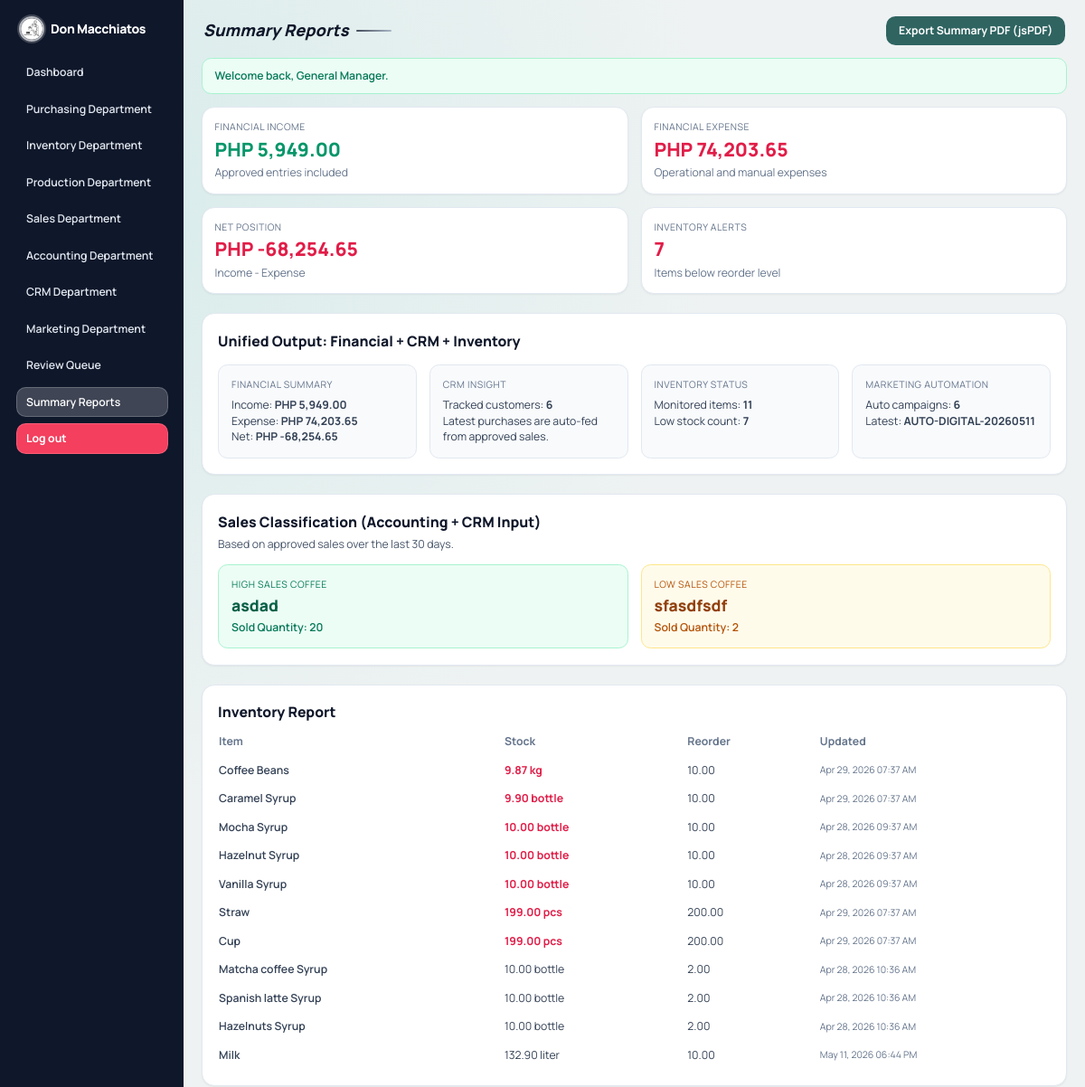
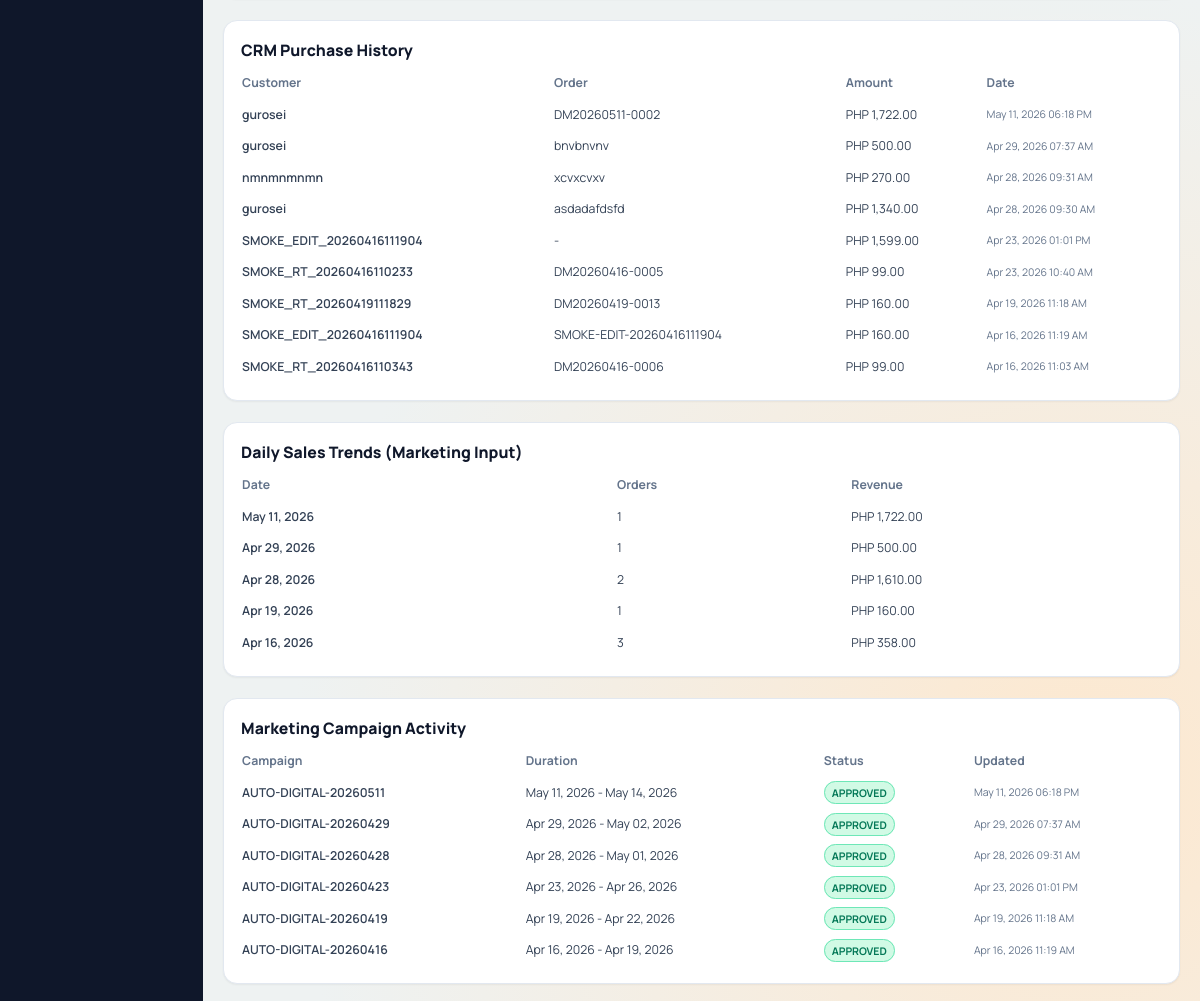
/reports.php (signed in), run on the app's committed database (2 pictures, top to bottom).
### tables this page shows
CREATE TABLE `marketing_campaigns` (
  `id` int(10) UNSIGNED NOT NULL,
  `campaign_name` varchar(160) NOT NULL,
  `trend_notes` text NOT NULL,
  `promotion_plan` text NOT NULL,
  `start_date` date NOT NULL,
  `end_date` date NOT NULL,
  `status` enum('pending','approved','rejected') NOT NULL DEFAULT 'pending',
  `submitted_by` int(10) UNSIGNED DEFAULT NULL,
  `approved_by` int(10) UNSIGNED DEFAULT NULL,
  `approval_note` text DEFAULT NULL,
  `approved_at` datetime DEFAULT NULL,
  `created_at` datetime NOT NULL DEFAULT current_timestamp(),
  `updated_at` datetime NOT NULL DEFAULT current_timestamp() ON UPDATE current_timestamp()
);

CREATE TABLE `inventory_items` (
  `id` int(10) UNSIGNED NOT NULL,
  `item_name` varchar(120) NOT NULL,
  `unit` varchar(30) NOT NULL,
  `stock_qty` decimal(12,2) NOT NULL DEFAULT 0.00,
  `reorder_level` decimal(12,2) NOT NULL DEFAULT 0.00,
  `per_cup_qty` decimal(12,2) NOT NULL DEFAULT 1.00,
  `per_straw_qty` decimal(12,2) NOT NULL DEFAULT 1.00,
  `notes` text DEFAULT NULL,
  `status` enum('pending','approved','rejected') NOT NULL DEFAULT 'pending',
  `submitted_by` int(10) UNSIGNED DEFAULT NULL,
  `approved_by` int(10) UNSIGNED DEFAULT NULL,
  `approval_note` text DEFAULT NULL,
  `approved_at` datetime DEFAULT NULL,
  `created_at` datetime NOT NULL DEFAULT current_timestamp(),
  `updated_at` datetime NOT NULL DEFAULT current_timestamp() ON UPDATE current_timestamp()
);

CREATE TABLE `crm_purchase_history` (
  `id` int(10) UNSIGNED NOT NULL,
  `profile_id` int(10) UNSIGNED NOT NULL,
  `sales_order_id` int(10) UNSIGNED DEFAULT NULL,
  `amount` decimal(12,2) NOT NULL,
  `purchased_at` datetime NOT NULL DEFAULT current_timestamp()
);

CREATE TABLE `crm_profiles` (
  `id` int(10) UNSIGNED NOT NULL,
  `customer_name` varchar(120) NOT NULL,
  `customer_tin` varchar(30) DEFAULT NULL,
  `contact_no` varchar(60) DEFAULT NULL,
  `preferences` text DEFAULT NULL,
  `last_purchase_at` datetime DEFAULT NULL,
  `purchase_count` int(10) UNSIGNED NOT NULL DEFAULT 0,
  `total_spent` decimal(12,2) NOT NULL DEFAULT 0.00,
  `status` enum('pending','approved','rejected') NOT NULL DEFAULT 'pending',
  `submitted_by` int(10) UNSIGNED DEFAULT NULL,
  `approved_by` int(10) UNSIGNED DEFAULT NULL,
  `approval_note` text DEFAULT NULL,
  `approved_at` datetime DEFAULT NULL,
  `created_at` datetime NOT NULL DEFAULT current_timestamp(),
  `updated_at` datetime NOT NULL DEFAULT current_timestamp() ON UPDATE current_timestamp()
);

CREATE TABLE `sales_orders` (
  `id` int(10) UNSIGNED NOT NULL,
  `order_code` varchar(40) NOT NULL,
  `customer_name` varchar(120) NOT NULL,
  `customer_tin` varchar(30) DEFAULT NULL,
  `beverage_name` varchar(120) NOT NULL,
  `quantity` int(10) UNSIGNED NOT NULL,
  `unit_price` decimal(12,2) NOT NULL,
  `payment_method` enum('cash','card','digital') NOT NULL DEFAULT 'cash',
  `payment_reference` varchar(120) DEFAULT NULL,
  `payment_status` enum('paid','pending','failed') NOT NULL DEFAULT 'paid',
  `receipt_no` varchar(60) DEFAULT NULL,
  `paid_at` datetime DEFAULT NULL,
  `inventory_item_id` int(10) UNSIGNED DEFAULT NULL,
  `ingredient_item_ids` text DEFAULT NULL,
  `stock_deduct_qty` decimal(12,2) NOT NULL DEFAULT 0.00,
  `per_cup_qty` decimal(12,2) NOT NULL DEFAULT 1.00,
  `per_straw_qty` decimal(12,2) NOT NULL DEFAULT 1.00,
  `total_amount` decimal(12,2) NOT NULL DEFAULT 0.00,
  `notes` text DEFAULT NULL,
  `status` enum('pending','approved','rejected') NOT NULL DEFAULT 'pending',
  `submitted_by` int(10) UNSIGNED DEFAULT NULL,
  `approved_by` int(10) UNSIGNED DEFAULT NULL,
  `approval_note` text DEFAULT NULL,
  `approved_at` datetime DEFAULT NULL,
  `created_at` datetime NOT NULL DEFAULT current_timestamp(),
  `updated_at` datetime NOT NULL DEFAULT current_timestamp() ON UPDATE current_timestamp()
);

### reports.php (the view, shortened to what the rows shown need)
<?php
$pdo = db();
$inventoryRows = $pdo->query("SELECT item_name, stock_qty, reorder_level, unit, updated_at
    FROM inventory_items
    WHERE status = 'approved'
    ORDER BY (stock_qty <= reorder_level) DESC, stock_qty ASC")
    ->fetchAll();
$crmHistory = $pdo->query("SELECT c.customer_name, h.amount, h.purchased_at, s.order_code
    FROM crm_purchase_history h
    LEFT JOIN crm_profiles c ON c.id = h.profile_id
    LEFT JOIN sales_orders s ON s.id = h.sales_order_id
    ORDER BY h.purchased_at DESC
    LIMIT 12")
    ->fetchAll();
$marketingCampaigns = $pdo->query("SELECT campaign_name, start_date, end_date, status, updated_at
    FROM marketing_campaigns
    ORDER BY updated_at DESC
    LIMIT 12")
    ->fetchAll();
$latestAutomatedCampaign = $pdo->query("SELECT campaign_name, updated_at, approval_note
    FROM marketing_campaigns
    WHERE campaign_name LIKE 'AUTO-DIGITAL-%'
    ORDER BY updated_at DESC
    LIMIT 1")
    ->fetch() ?: null;
require_once __DIR__ . '/includes/layout_top.php';
?>
<section class="mt-6 rounded-2xl border border-slate-200 bg-white p-5 shadow-sm">
    <div class="mt-4 grid gap-4 md:grid-cols-4">
        <div class="rounded-xl border border-slate-200 bg-slate-50 p-4">
            <p class="text-sm text-slate-700">Latest: <span class="font-bold"><?= e((string) ($latestAutomatedCampaign['campaign_name'] ?? 'N/A')) ?></span></p>
        </div>
    </div>
</section>
<section class="mt-6 grid gap-6 xl:grid-cols-2">
    <article class="rounded-2xl border border-slate-200 bg-white p-5 shadow-sm">
        <div class="table-scroll mt-3">
            <table class="stack-table w-full min-w-[680px] text-sm">
                <thead>
                <tr class="text-left text-slate-500">
                    <th class="pb-2 pr-4" data-priority="high">Item</th>
                    <th class="pb-2 pr-4" data-priority="high">Stock</th>
                    <th class="pb-2 pr-4" data-priority="low">Reorder</th>
                    <th class="pb-2" data-priority="low">Updated</th>
                </tr>
                </thead>
                <tbody class="text-slate-700">
                <?php if ($inventoryRows): ?>
                    <?php foreach ($inventoryRows as $row): ?>
                        <?php $isLow = (float) $row['stock_qty'] <= (float) $row['reorder_level']; ?>
                        <tr class="border-t border-slate-100">
                            <td class="py-2 pr-4 font-semibold"><?= e($row['item_name']) ?></td>
                            <td class="py-2 pr-4 <?= $isLow ? 'text-rose-600 font-bold' : '' ?>"><?= e(number_format((float) $row['stock_qty'], 2)) ?> <?= e($row['unit']) ?></td>
                            <td class="py-2 pr-4"><?= e(number_format((float) $row['reorder_level'], 2)) ?></td>
                            <td class="py-2 text-xs text-slate-500"><?= e(format_table_value('updated_at', $row['updated_at'])) ?></td>
                        </tr>
                    <?php endforeach; ?>
                <?php else: ?>
                    <tr><td colspan="4" class="py-4 text-center text-slate-500">No approved inventory records yet.</td></tr>
                <?php endif; ?>
                </tbody>
            </table>
        </div>
    </article>
    <article class="rounded-2xl border border-slate-200 bg-white p-5 shadow-sm">
        <div class="table-scroll mt-3">
            <table class="stack-table w-full min-w-[680px] text-sm">
                <thead>
                <tr class="text-left text-slate-500">
                    <th class="pb-2 pr-4" data-priority="high">Customer</th>
                    <th class="pb-2 pr-4" data-priority="medium">Order</th>
                    <th class="pb-2 pr-4" data-priority="high">Amount</th>
                    <th class="pb-2" data-priority="low">Date</th>
                </tr>
                </thead>
                <tbody class="text-slate-700">
                <?php if ($crmHistory): ?>
                    <?php foreach ($crmHistory as $history): ?>
                        <tr class="border-t border-slate-100">
                            <td class="py-2 pr-4 font-semibold"><?= e($history['customer_name'] ?? '-') ?></td>
                            <td class="py-2 pr-4"><?= e($history['order_code'] ?? '-') ?></td>
                            <td class="py-2 pr-4"><?= e(format_money((float) ($history['amount'] ?? 0))) ?></td>
                            <td class="py-2 text-xs text-slate-500"><?= e(format_table_value('updated_at', $history['purchased_at'] ?? null)) ?></td>
                        </tr>
                    <?php endforeach; ?>
                <?php else: ?>
                    <tr><td colspan="4" class="py-4 text-center text-slate-500">No CRM purchase history yet.</td></tr>
                <?php endif; ?>
                </tbody>
            </table>
        </div>
    </article>
</section>
<section class="mt-6 grid gap-6 xl:grid-cols-2">
    <article class="rounded-2xl border border-slate-200 bg-white p-5 shadow-sm">
        <div class="table-scroll mt-3">
            <table class="stack-table w-full min-w-[560px] text-sm">
                <thead>
                <tr class="text-left text-slate-500">
                    <th class="pb-2 pr-4" data-priority="high">Date</th>
                    <th class="pb-2 pr-4" data-priority="high">Orders</th>
                    <th class="pb-2" data-priority="high">Revenue</th>
                </tr>
                </thead>
            </table>
        </div>
    </article>
    <article class="rounded-2xl border border-slate-200 bg-white p-5 shadow-sm">
        <div class="table-scroll mt-3">
            <table class="stack-table w-full min-w-[760px] text-sm">
                <thead>
                <tr class="text-left text-slate-500">
                    <th class="pb-2 pr-4" data-priority="high">Campaign</th>
                    <th class="pb-2 pr-4" data-priority="medium">Duration</th>
                    <th class="pb-2 pr-4" data-priority="high">Status</th>
                    <th class="pb-2" data-priority="low">Updated</th>
                </tr>
                </thead>
                <tbody class="text-slate-700">
                <?php if ($marketingCampaigns): ?>
                    <?php foreach ($marketingCampaigns as $campaign): ?>
                        <tr class="border-t border-slate-100">
                            <td class="py-2 pr-4 font-semibold"><?= e($campaign['campaign_name']) ?></td>
                            <td class="py-2 pr-4"><?= e(format_table_value('start_date', $campaign['start_date'])) ?> - <?= e(format_table_value('end_date', $campaign['end_date'])) ?></td>
                            <td class="py-2 pr-4"><span class="rounded-full px-2 py-1 text-xs font-bold <?= e(status_badge_class((string) $campaign['status'])) ?>"><?= e(strtoupper((string) $campaign['status'])) ?></span></td>
                            <td class="py-2 text-xs text-slate-500"><?= e(format_table_value('updated_at', $campaign['updated_at'])) ?></td>
                        </tr>
                    <?php endforeach; ?>
                <?php else: ?>
                    <tr><td colspan="4" class="py-4 text-center text-slate-500">No marketing records yet.</td></tr>
                <?php endif; ?>
                </tbody>
            </table>
        </div>
    </article>
</section>
<?php require_once __DIR__ . '/includes/layout_bottom.php'; ?>

### data on the page
marketing_campaigns: campaign_name "AUTO-DIGITAL-20260511", start_date "May 11, 2026", end_date "May 14, 2026", status "APPROVED", updated_at "May 11, 2026 06:18 PM"
inventory_items: item_name "Coffee Beans", stock_qty "9.87", unit "kg", reorder_level "10.00", updated_at "Apr 29, 2026 07:37 AM"
inventory_items: item_name "Caramel Syrup", stock_qty "9.90", unit "bottle", reorder_level "10.00", updated_at "Apr 29, 2026 07:37 AM"
inventory_items: item_name "Mocha Syrup", stock_qty "10.00", unit "bottle", reorder_level "10.00", updated_at "Apr 28, 2026 09:37 AM"
inventory_items: item_name "Hazelnut Syrup", stock_qty "10.00", unit "bottle", reorder_level "10.00", updated_at "Apr 28, 2026 09:37 AM"
inventory_items: item_name "Vanilla Syrup", stock_qty "10.00", unit "bottle", reorder_level "10.00", updated_at "Apr 28, 2026 09:37 AM"
inventory_items: item_name "Straw", stock_qty "199.00", unit "pcs", reorder_level "200.00", updated_at "Apr 29, 2026 07:37 AM"
inventory_items: item_name "Cup", stock_qty "199.00", unit "pcs", reorder_level "200.00", updated_at "Apr 29, 2026 07:37 AM"
inventory_items: item_name "Matcha coffee Syrup", stock_qty "10.00", unit "bottle", reorder_level "2.00", updated_at "Apr 28, 2026 10:36 AM"
inventory_items: item_name "Spanish latte Syrup", stock_qty "10.00", unit "bottle", reorder_level "2.00", updated_at "Apr 28, 2026 10:36 AM"
inventory_items: item_name "Hazelnuts Syrup", stock_qty "10.00", unit "bottle", reorder_level "2.00", updated_at "Apr 28, 2026 10:36 AM"
inventory_items: item_name "Milk", stock_qty "132.90", unit "liter", reorder_level "10.00", updated_at "May 11, 2026 06:44 PM"
crm_purchase_history: profile.customer_name "gurosei", sales_order.order_code "DM20260511-0002", amount "PHP 1,722.00", purchased_at "May 11, 2026 06:18 PM"
crm_purchase_history: profile.customer_name "gurosei", sales_order.order_code "bnvbnvnv", amount "PHP 500.00", purchased_at "Apr 29, 2026 07:37 AM"
crm_purchase_history: profile.customer_name "nmnmnmnmn", sales_order.order_code "xcvxcvxv", amount "PHP 270.00", purchased_at "Apr 28, 2026 09:31 AM"
crm_purchase_history: profile.customer_name "gurosei", sales_order.order_code "asdadafdsfd", amount "PHP 1,340.00", purchased_at "Apr 28, 2026 09:30 AM"
crm_purchase_history: profile.customer_name "SMOKE_EDIT_20260416111904", order_code "-", amount "PHP 1,599.00", purchased_at "Apr 23, 2026 01:01 PM"
crm_purchase_history: profile.customer_name "SMOKE_RT_20260416110233", sales_order.order_code "DM20260416-0005", amount "PHP 99.00", purchased_at "Apr 23, 2026 10:40 AM"
crm_purchase_history: profile.customer_name "SMOKE_RT_20260419111829", sales_order.order_code "DM20260419-0013", amount "PHP 160.00", purchased_at "Apr 19, 2026 11:18 AM"
crm_purchase_history: profile.customer_name "SMOKE_EDIT_20260416111904", sales_order.order_code "SMOKE-EDIT-20260416111904", amount "PHP 160.00", purchased_at "Apr 16, 2026 11:19 AM"
crm_purchase_history: profile.customer_name "SMOKE_RT_20260416110343", sales_order.order_code "DM20260416-0006", amount "PHP 99.00", purchased_at "Apr 16, 2026 11:03 AM"
marketing_campaigns: campaign_name "AUTO-DIGITAL-20260429", start_date "Apr 29, 2026", end_date "May 02, 2026", status "APPROVED", updated_at "Apr 29, 2026 07:37 AM"
marketing_campaigns: campaign_name "AUTO-DIGITAL-20260428", start_date "Apr 28, 2026", end_date "May 01, 2026", status "APPROVED", updated_at "Apr 28, 2026 09:31 AM"
marketing_campaigns: campaign_name "AUTO-DIGITAL-20260423", start_date "Apr 23, 2026", end_date "Apr 26, 2026", status "APPROVED", updated_at "Apr 23, 2026 01:01 PM"
marketing_campaigns: campaign_name "AUTO-DIGITAL-20260419", start_date "Apr 19, 2026", end_date "Apr 22, 2026", status "APPROVED", updated_at "Apr 19, 2026 11:18 AM"
marketing_campaigns: campaign_name "AUTO-DIGITAL-20260416", start_date "Apr 16, 2026", end_date "Apr 19, 2026", status "APPROVED", updated_at "Apr 16, 2026 11:19 AM"

### other printed values
APP_NAME "Don Macchiatos"
$departmentName "Purchasing Department"
$departmentName "Inventory Department"
$departmentName "Production Department"
$departmentName "Sales Department"
$departmentName "Accounting Department"
$departmentName "CRM Department"
$departmentName "Marketing Department"
$pageTitle "Summary Reports"
$flash['message'] "Welcome back, General Manager."
format_money($income) "PHP 5,949.00"
format_money($expense) "PHP 74,203.65"
format_money($net) "PHP -68,254.65"
$lowStockCount "7"
count($crmTopCustomers) "6"
